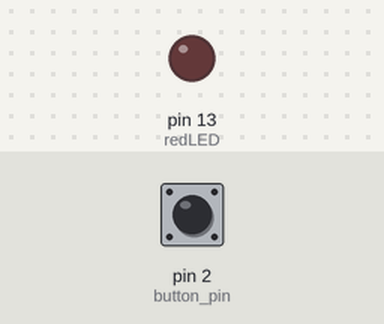
Bench run of a sketch on a simulated Arduino Uno, built with avr-gcc and run on an emulated ATmega328P. Shown: output pins drawn as LEDs (lit = HIGH). The test bench sets the inputs (shaded band); at power-on: pin 2 (button_pin) LOW.

Above: at 1.2 s.
1.3 s: pin 2 (button_pin) pulled HIGH for 0.15 s
At 1.37 s:
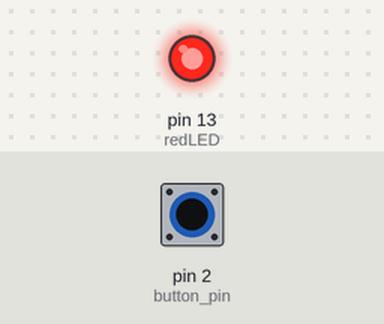
2.9 s: pin 2 (button_pin) pulled HIGH for 3.2 s
At 7.5 s:
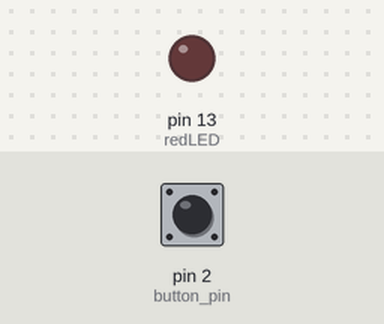
Timing chart, 0 to 9.0 s (numbered marks = the images above; inputs shaded):
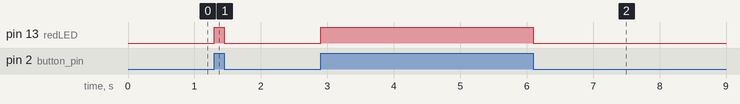

The sketch:

03_01_Taster.ino
```cpp
  const int button_pin = 2;  //Taster an Pin 2 anschließen
  const int redLED = 13;     //Lampe an Pin 13 anschließen

  void setup() {
    pinMode(button_pin, INPUT);   //Setze Taster-Pin als Eingang
    pinMode(redLED, OUTPUT);      //Setze LED-Pin als Ausgang
  }

  void loop() {
    if(digitalRead(button_pin) == HIGH) {
      //Wenn der taster gedrückt wird, ...
      digitalWrite(redLED, HIGH);
      //...schalte die Lampe ein.
    }

    if(digitalRead(button_pin) == LOW) {
      //Wenn der taster gedrückt wird, ...
      digitalWrite(redLED, LOW);
      //...schalte die Lampe ein.
    }
  }
```

Measured:
- after the input at 1.3 s, pin 13 (redLED): LOW → HIGH at once, → LOW 0.15 s later
- after the input at 2.9 s, pin 13 (redLED): LOW → HIGH at once, → LOW 3.2 s later
